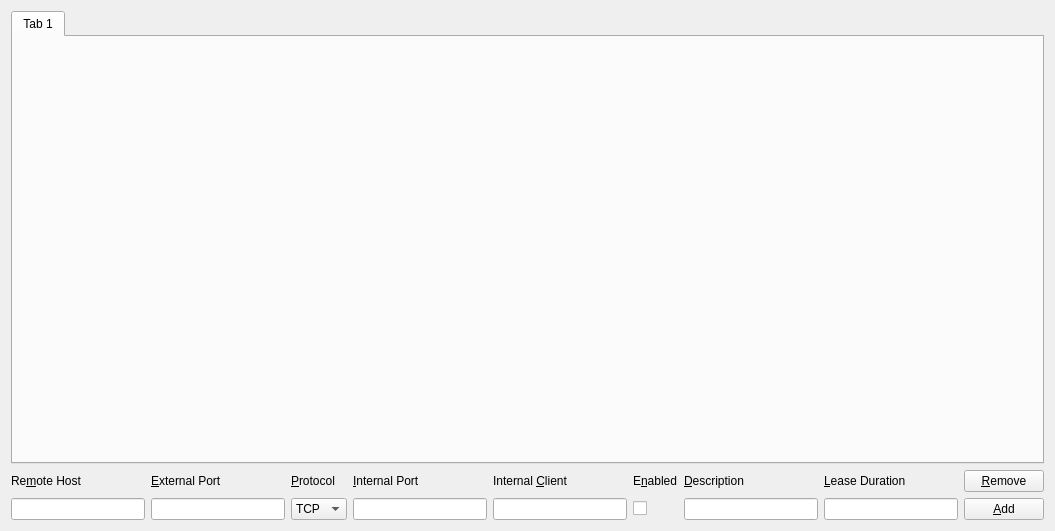
<ui version="4.0" >
 <class>UPnPDialog</class>
 <widget class="QWidget" name="UPnPDialog" >
  <property name="geometry" >
   <rect>
    <x>0</x>
    <y>0</y>
    <width>1055</width>
    <height>531</height>
   </rect>
  </property>
  <property name="windowTitle" >
   <string>UPnP Forwarder</string>
  </property>
  <layout class="QGridLayout" name="gridLayout_3" >
   <item row="0" column="0" >
    <widget class="QTabWidget" name="routertabs" >
     <property name="currentIndex" >
      <number>0</number>
     </property>
     <widget class="QWidget" name="tab" >
      <property name="geometry" >
       <rect>
        <x>0</x>
        <y>0</y>
        <width>1035</width>
        <height>418</height>
       </rect>
      </property>
      <attribute name="title" >
       <string>Tab 1</string>
      </attribute>
      <layout class="QGridLayout" name="gridLayout_2" />
     </widget>
    </widget>
   </item>
   <item row="1" column="0" >
    <layout class="QGridLayout" name="gridLayout" >
     <item row="0" column="0" >
      <widget class="QLabel" name="label" >
       <property name="text" >
        <string>Re&amp;mote Host</string>
       </property>
       <property name="buddy" >
        <cstring>edit_remoteHost</cstring>
       </property>
      </widget>
     </item>
     <item row="0" column="1" >
      <widget class="QLabel" name="label_2" >
       <property name="text" >
        <string>&amp;External Port</string>
       </property>
       <property name="buddy" >
        <cstring>edit_externalPort</cstring>
       </property>
      </widget>
     </item>
     <item row="0" column="2" >
      <widget class="QLabel" name="label_3" >
       <property name="text" >
        <string>&amp;Protocol</string>
       </property>
       <property name="buddy" >
        <cstring>edit_Protocol</cstring>
       </property>
      </widget>
     </item>
     <item row="0" column="3" >
      <widget class="QLabel" name="label_4" >
       <property name="text" >
        <string>&amp;Internal Port</string>
       </property>
       <property name="buddy" >
        <cstring>edit_internalPort</cstring>
       </property>
      </widget>
     </item>
     <item row="0" column="4" >
      <widget class="QLabel" name="label_5" >
       <property name="text" >
        <string>Internal &amp;Client</string>
       </property>
       <property name="buddy" >
        <cstring>edit_internalClient</cstring>
       </property>
      </widget>
     </item>
     <item row="0" column="5" >
      <widget class="QLabel" name="label_6" >
       <property name="text" >
        <string>E&amp;nabled</string>
       </property>
       <property name="buddy" >
        <cstring>checkBox_enabled</cstring>
       </property>
      </widget>
     </item>
     <item row="0" column="6" >
      <widget class="QLabel" name="label_7" >
       <property name="text" >
        <string>&amp;Description</string>
       </property>
       <property name="buddy" >
        <cstring>edit_description</cstring>
       </property>
      </widget>
     </item>
     <item row="0" column="7" >
      <widget class="QLabel" name="label_8" >
       <property name="text" >
        <string>&amp;Lease Duration</string>
       </property>
       <property name="buddy" >
        <cstring>edit_leaseDuration</cstring>
       </property>
      </widget>
     </item>
     <item row="1" column="0" >
      <widget class="QLineEdit" name="edit_remoteHost" />
     </item>
     <item row="1" column="1" >
      <widget class="QLineEdit" name="edit_externalPort" />
     </item>
     <item row="1" column="2" >
      <widget class="QComboBox" name="edit_Protocol" >
       <property name="editable" >
        <bool>false</bool>
       </property>
       <item>
        <property name="text" >
         <string>TCP</string>
        </property>
       </item>
       <item>
        <property name="text" >
         <string>UDP</string>
        </property>
       </item>
      </widget>
     </item>
     <item row="1" column="3" >
      <widget class="QLineEdit" name="edit_internalPort" />
     </item>
     <item row="1" column="4" >
      <widget class="QLineEdit" name="edit_internalClient" />
     </item>
     <item row="1" column="5" >
      <widget class="QCheckBox" name="checkBox_enabled" >
       <property name="text" >
        <string/>
       </property>
      </widget>
     </item>
     <item row="1" column="6" >
      <widget class="QLineEdit" name="edit_description" />
     </item>
     <item row="1" column="7" >
      <widget class="QLineEdit" name="edit_leaseDuration" />
     </item>
     <item row="1" column="8" >
      <widget class="QPushButton" name="button_newEntry" >
       <property name="text" >
        <string>&amp;Add</string>
       </property>
      </widget>
     </item>
     <item row="0" column="8" >
      <widget class="QPushButton" name="button_remove" >
       <property name="text" >
        <string>&amp;Remove</string>
       </property>
      </widget>
     </item>
    </layout>
   </item>
  </layout>
 </widget>
 <resources/>
 <connections/>
</ui>
